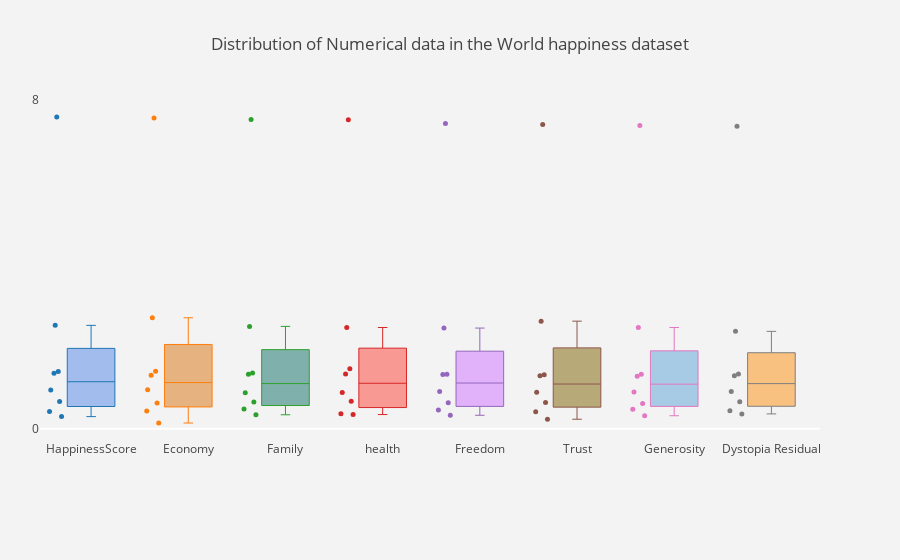

Write notebook code for a chart like this one.
### Code cell
from plotly.offline import init_notebook_mode, iplot
from IPython.display import display, HTML


init_notebook_mode(connected=True)
import plotly.graph_objs as go

#select only numerical data from the data frame and check the distribution
wh_num = wrold_hpns_viz.select_dtypes(include = ['float64', 'int64'])

x_data = wrold_hpns_viz.columns
y_data = wrold_hpns_viz.values

colors = ['rgba(83, 134, 234, 0.5)', 'rgba(215, 114, 14, 0.5)', 'rgba(14, 110, 101, 0.5)', 'rgba(255, 65, 54, 0.5)', 'rgba(207, 114, 255, 0.5)', 'rgba(127, 96, 0, 0.5)','rgba(93, 164, 214, 0.5)', 'rgba(255, 144, 14, 0.5)', 'rgba(44, 160, 101, 0.5)', 'rgba(255, 65, 54, 0.5)', 'rgba(207, 114, 255, 0.5)']

traces = []

for xd, yd, cls in zip(x_data, y_data, colors):
        traces.append(go.Box(
            y=yd,
            name=xd,
            boxpoints='all',
            jitter=0.5,
            whiskerwidth=0.2,
            fillcolor=cls,
            marker=dict(
                size=5,
            ),
            line=dict(width=1),
        ))

layout = go.Layout(
    title='Distribution of Numerical data in the World happiness dataset',
    yaxis=dict(
        autorange=True,
        showgrid=True,
        zeroline=True,
        dtick=8,
        gridcolor='rgb(255, 255, 255)',
        gridwidth=1,
        zerolinecolor='rgb(255, 255, 255)',
        zerolinewidth=2,
    ),
    margin=dict(
        l=40,
        r=80,
        b=120,
        t=100,
    ),
    paper_bgcolor='rgb(243, 243, 243)',
    plot_bgcolor='rgb(243, 243, 243)',
    showlegend=False
)

fig = go.Figure(data=traces, layout=layout)
iplot(fig)

### Figure 1 — Plotly figure (JSON) as saved in the notebook; plotly's stock layout.template omitted (floating-point values rounded to 4 significant figures)
{"data": [{"boxpoints": "all", "fillcolor": "rgba(83, 134, 234, 0.5)", "jitter": 0.5, "line": {"width": 1}, "marker": {"size": 5}, "name": "HappinessScore", "type": "box", "uid": "4cb99d20-8169-4db0-a847-3188bacc92d6", "whiskerwidth": 0.2, "y": [7.587, 1.397, 1.35, 0.9414, 0.6656, 0.4198, 0.2968, 2.517]}, {"boxpoints": "all", "fillcolor": "rgba(215, 114, 14, 0.5)", "jitter": 0.5, "line": {"width": 1}, "marker": {"size": 5}, "name": "Economy", "type": "box", "uid": "885f2cef-5b91-4fc9-85b4-649aad8e3573", "whiskerwidth": 0.2, "y": [7.561, 1.302, 1.402, 0.9478, 0.6288, 0.1414, 0.4363, 2.702]}, {"boxpoints": "all", "fillcolor": "rgba(14, 110, 101, 0.5)", "jitter": 0.5, "line": {"width": 1}, "marker": {"size": 5}, "name": "Family", "type": "box", "uid": "c254be35-b39d-46e5-a02f-b712e65f3a11", "whiskerwidth": 0.2, "y": [7.527, 1.325, 1.361, 0.8746, 0.6494, 0.4836, 0.3414, 2.492]}, {"boxpoints": "all", "fillcolor": "rgba(255, 65, 54, 0.5)", "jitter": 0.5, "line": {"width": 1}, "marker": {"size": 5}, "name": "health", "type": "box", "uid": "08c59f49-80d9-4eac-ba1e-dbb26c60e5f7", "whiskerwidth": 0.2, "y": [7.522, 1.459, 1.331, 0.8852, 0.6697, 0.365, 0.347, 2.465]}, {"boxpoints": "all", "fillcolor": "rgba(207, 114, 255, 0.5)", "jitter": 0.5, "line": {"width": 1}, "marker": {"size": 5}, "name": "Freedom", "type": "box", "uid": "e20a1839-5304-435f-8e3c-0dc41616a65f", "whiskerwidth": 0.2, "y": [7.427, 1.326, 1.323, 0.9056, 0.633, 0.3296, 0.4581, 2.452]}, {"boxpoints": "all", "fillcolor": "rgba(127, 96, 0, 0.5)", "jitter": 0.5, "line": {"width": 1}, "marker": {"size": 5}, "name": "Trust", "type": "box", "uid": "9350f477-a1ae-426b-93c8-3909079d30f1", "whiskerwidth": 0.2, "y": [7.406, 1.29, 1.318, 0.8891, 0.6417, 0.4137, 0.2335, 2.62]}, {"boxpoints": "all", "fillcolor": "rgba(93, 164, 214, 0.5)", "jitter": 0.5, "line": {"width": 1}, "marker": {"size": 5}, "name": "Generosity", "type": "box", "uid": "aeccfca2-22a2-416b-9954-cf4766511e19", "whiskerwidth": 0.2, "y": [7.378, 1.329, 1.28, 0.8928, 0.6158, 0.3181, 0.4761, 2.466]}, {"boxpoints": "all", "fillcolor": "rgba(255, 144, 14, 0.5)", "jitter": 0.5, "line": {"width": 1}, "marker": {"size": 5}, "name": "Dystopia Residual", "type": "box", "uid": "c7ce9ea6-2c94-4dc5-9ee0-42a2b8eb3675", "whiskerwidth": 0.2, "y": [7.364, 1.332, 1.289, 0.9109, 0.6598, 0.4384, 0.3626, 2.371]}], "layout": {"margin": {"b": 120, "l": 40, "r": 80, "t": 100}, "paper_bgcolor": "rgb(243, 243, 243)", "plot_bgcolor": "rgb(243, 243, 243)", "showlegend": false, "title": {"text": "Distribution of Numerical data in the World happiness dataset"}, "yaxis": {"autorange": true, "dtick": 8, "gridcolor": "rgb(255, 255, 255)", "gridwidth": 1, "showgrid": true, "zeroline": true, "zerolinecolor": "rgb(255, 255, 255)", "zerolinewidth": 2}}}
